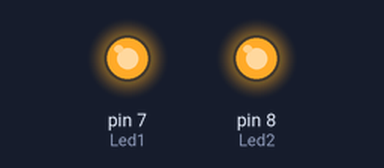
This sketch was run on a simulated Arduino Uno, built with avr-gcc and run on an emulated ATmega328P. Shown: output pins drawn as LEDs (lit = HIGH).

Above: at 1.7 s.
At 3.85 s:
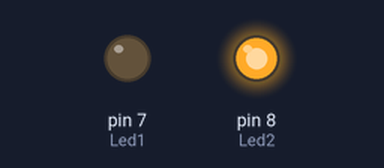
At 6.05 s:
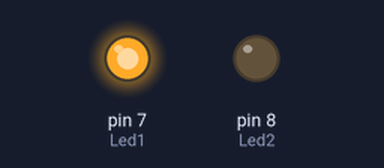
At 9.2 s:
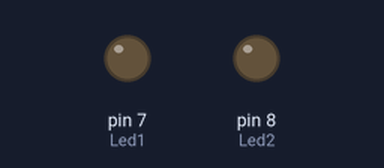
Timing chart, 0 to 9.6 s (numbered marks = the images above):
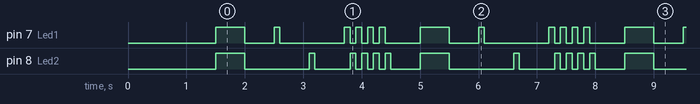

The sketch:

otraprueba.ino
```cpp
double Led1;
double Led2;
double Tiempo1;
double Tiempo2;

void fnc_dynamic_digitalWrite(int _pin, int _e){
	pinMode(_pin,OUTPUT);
	digitalWrite(_pin,_e);
}

void setup()
{


	Led1 = 7;
	Led2 = 8;
	Tiempo1 = 500;
	Tiempo2 = 100;
	delay(500);
	fnc_dynamic_digitalWrite(Led1, LOW);
	fnc_dynamic_digitalWrite(Led2, LOW);
	delay(1000);

}


void loop()
{

  	fnc_dynamic_digitalWrite(Led1, HIGH);
  	fnc_dynamic_digitalWrite(Led2, HIGH);
  	delay(Tiempo1);
  	fnc_dynamic_digitalWrite(Led1, LOW);
  	fnc_dynamic_digitalWrite(Led2, LOW);
  	delay(Tiempo1);
  	fnc_dynamic_digitalWrite(Led1, HIGH);
  	delay(Tiempo2);
  	fnc_dynamic_digitalWrite(Led1, LOW);
  	delay(Tiempo1);
  	fnc_dynamic_digitalWrite(Led2, HIGH);
  	delay(Tiempo2);
  	fnc_dynamic_digitalWrite(Led2, LOW);
  	delay(Tiempo1);
  	for (int count = 0; count < 4; count++) {
  		fnc_dynamic_digitalWrite(Led1, HIGH);
  		delay(Tiempo2);
  		fnc_dynamic_digitalWrite(Led1, LOW);
  		fnc_dynamic_digitalWrite(Led2, HIGH);
  		delay(Tiempo2);
  		fnc_dynamic_digitalWrite(Led2, LOW);
  	}
  	delay(Tiempo1);

}
```

Measured:
- by itself, pin 7 (Led1): repeats every 3.5 s: LOW 0.50 s, HIGH 0.10 s, LOW 1.1 s, 3 × (HIGH 0.10 s, LOW 0.10 s), HIGH 0.10 s, LOW 0.60 s, HIGH 0.50 s
- by itself, pin 8 (Led2): repeats every 3.5 s: LOW 1.1 s, HIGH 0.10 s, LOW 0.60 s, 3 × (HIGH 0.10 s, LOW 0.10 s), HIGH 0.10 s, LOW 0.50 s, HIGH 0.50 s
- by itself, everything shown: repeats every 3.5 s, in 15 steps
